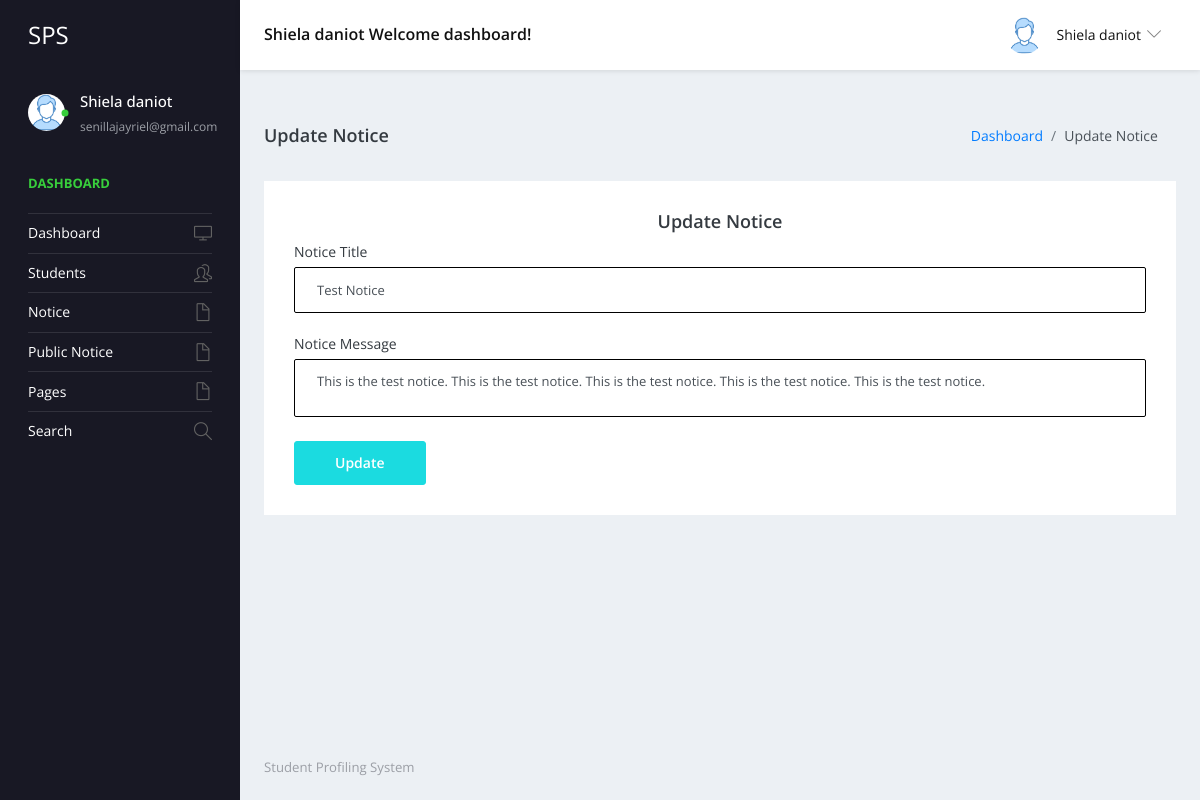
/staff/edit-notice-detail.php?editid=7 (signed in), run on the app's committed database.
### tables this page shows
CREATE TABLE `tblstaff` (
  `ID` int(11) NOT NULL,
  `StaffName` varchar(100) NOT NULL,
  `UserName` varchar(50) NOT NULL,
  `Email` varchar(100) NOT NULL,
  `Password` varchar(255) NOT NULL,
  `StaffRegdate` datetime DEFAULT current_timestamp(),
  `Status` tinyint(1) NOT NULL DEFAULT 1
);

CREATE TABLE `tblnotice` (
  `ID` int(5) NOT NULL,
  `NoticeTitle` mediumtext DEFAULT NULL,
  `ClassId` int(10) DEFAULT NULL,
  `NoticeMsg` mediumtext DEFAULT NULL,
  `CreationDate` timestamp NULL DEFAULT current_timestamp()
);

### staff/edit-notice-detail.php (the view, shortened to what this page needs)
<?php
include('includes/dbconnection.php');
if (strlen($_SESSION['sturecmsstaffid'] == 0)) {
  header('location:logout.php');
} else {
  ?>
  <!DOCTYPE html>
  <html lang="en">
  <head>
    <link rel="stylesheet" href="vendors/simple-line-icons/css/simple-line-icons.css">
    <link rel="stylesheet" href="vendors/flag-icon-css/css/flag-icon.min.css">
    <link rel="stylesheet" href="vendors/css/vendor.bundle.base.css">
    <link rel="stylesheet" href="vendors/select2/select2.min.css">
    <link rel="stylesheet" href="vendors/select2-bootstrap-theme/select2-bootstrap.min.css">
    <link rel="stylesheet" href="css/style.css" />
  </head>
  <body>
    <div class="container-scroller">
      <?php include_once('includes/header.php'); ?>
      <div class="container-fluid page-body-wrapper">
        <?php include_once('includes/sidebar.php'); ?>
        <div class="main-panel">
          <div class="content-wrapper">
            <div class="page-header">
              <h3 class="page-title">Update Notice</h3>
              <nav aria-label="breadcrumb">
                <ol class="breadcrumb">
                  <li class="breadcrumb-item"><a href="dashboard.php">Dashboard</a></li>
                  <li class="breadcrumb-item active" aria-current="page">Update Notice</li>
                </ol>
              </nav>
            </div>
            <div class="row">
              <div class="col-12 grid-margin stretch-card">
                <div class="card">
                  <div class="card-body">
                    <h4 class="card-title" style="text-align: center;">Update Notice</h4>
                    <form class="forms-sample" method="post" enctype="multipart/form-data">
                      <?php
                      $eid = $_GET['editid'];
                      $sql = "SELECT NoticeTitle, NoticeMsg, ID as nid FROM tblnotice WHERE ID=:eid";
                      $query = $dbh->prepare($sql);
                      $query->bindParam(':eid', $eid, PDO::PARAM_STR);
                      $query->execute();
                      $results = $query->fetchAll(PDO::FETCH_OBJ);
                      if ($query->rowCount() > 0) {
                        foreach ($results as $row) { ?>
                          <div class="form-group">
                            <label for="exampleInputName1">Notice Title</label>
                            <input type="text" name="nottitle" value="<?php echo htmlentities($row->NoticeTitle); ?>"
                              class="form-control" required='true'>
                          </div>
                          <div class="form-group">
                            <label for="exampleInputName1">Notice Message</label>
                            <textarea name="notmsg" class="form-control"
                              required='true'><?php echo htmlentities($row->NoticeMsg); ?></textarea>
                          </div>
                        <?php }
                      } ?>
                      <button type="submit" class="btn btn-primary mr-2" name="submit">Update</button>
                    </form>
                  </div>
                </div>
              </div>
            </div>
          </div>
          <?php include_once('includes/footer.php'); ?>
        </div>
      </div>
    </div>
  </body>
  </html>
<?php } ?>

### staff/includes/header.php (shortened to what this page needs)
<nav class="navbar default-layout-navbar col-lg-12 col-12 p-0 fixed-top d-flex flex-row">
  <div class="navbar-brand-wrapper d-flex align-items-center">
    <a class="navbar-brand brand-logo" href="dashboard.php">
      <strong style="color: white;">SPS</strong>
    </a>
  </div>
  <?php
    $sid = $_SESSION['sturecmsstaffid'];
    $sql = "SELECT * FROM tblstaff WHERE ID=:sid";
    $query = $dbh->prepare($sql);
    $query->bindParam(':sid', $sid, PDO::PARAM_STR);
    $query->execute();
    $results = $query->fetchAll(PDO::FETCH_OBJ);
    if($query->rowCount() > 0) {
      foreach($results as $row) {
  ?>
  <div class="navbar-menu-wrapper d-flex align-items-center flex-grow-1">
    <h5 class="mb-0 font-weight-medium d-none d-lg-flex"><?php echo htmlentities($row->StaffName); ?> Welcome dashboard!</h5>
    <ul class="navbar-nav navbar-nav-right ml-auto">
      <li class="nav-item dropdown d-none d-xl-inline-flex user-dropdown">
        <a class="nav-link dropdown-toggle" id="UserDropdown" href="#" data-toggle="dropdown" aria-expanded="false">
          <img class="img-xs rounded-circle ml-2" src="images/faces/face8.jpg" alt="Profile image"> <span class="font-weight-normal"> <?php echo htmlentities($row->StaffName); ?> </span></a>
      </li>
    </ul>
  </div>
  <?php } } ?>
</nav>

### staff/includes/sidebar.php (shortened to what this page needs)
<nav class="sidebar sidebar-offcanvas" id="sidebar">
  <ul class="nav">
    <li class="nav-item nav-profile">
      <a href="#" class="nav-link">
        <div class="profile-image">
          <img class="img-xs rounded-circle" src="images/faces/face8.jpg" alt="profile image">
          <div class="dot-indicator bg-success"></div>
        </div>
        <div class="text-wrapper">
          <?php
          $sid = $_SESSION['sturecmsstaffid'];
          $sql = "SELECT * from tblstaff where ID=:sid";
          $query = $dbh->prepare($sql);
          $query->bindParam(':sid', $sid, PDO::PARAM_STR);
          $query->execute();
          $results = $query->fetchAll(PDO::FETCH_OBJ);
          if ($query->rowCount() > 0) {
            foreach ($results as $row) { ?>
              <p class="profile-name"><?php echo htmlentities($row->StaffName); ?></p>
              <p class="designation"><?php echo htmlentities($row->Email); ?></p>
            <?php }
          } ?>
        </div>
      </a>
    </li>
    <li class="nav-item nav-category">
      <span class="nav-link">Dashboard</span>
    </li>
    <li class="nav-item">
      <a class="nav-link" href="dashboard.php">
        <span class="menu-title">Dashboard</span>
        <i class="icon-screen-desktop menu-icon"></i>
      </a>
    </li>
    <li class="nav-item">
      <a class="nav-link" data-toggle="collapse" href="#ui-basic1" aria-expanded="false" aria-controls="ui-basic1">
        <span class="menu-title">Students</span>
        <i class="icon-people menu-icon"></i>
      </a>
    </li>
    <li class="nav-item">
      <a class="nav-link" data-toggle="collapse" href="#notice" aria-expanded="false" aria-controls="notice">
        <span class="menu-title">Notice</span>
        <i class="icon-doc menu-icon"></i>
      </a>
    </li>
    <li class="nav-item">
      <a class="nav-link" data-toggle="collapse" href="#publicnotice" aria-expanded="false"
        aria-controls="publicnotice">
        <span class="menu-title">Public Notice</span>
        <i class="icon-doc menu-icon"></i>
      </a>
    </li>
    <li class="nav-item">
      <a class="nav-link" data-toggle="collapse" href="#pages" aria-expanded="false" aria-controls="pages">
        <span class="menu-title">Pages</span>
        <i class="icon-doc menu-icon"></i>
      </a>
    </li>
    <li class="nav-item">
      <a class="nav-link" href="search.php">
        <span class="menu-title">Search</span>
        <i class="icon-magnifier menu-icon"></i>
      </a>
    </li>
  </ul>
</nav>

### data on the page
tblstaff: StaffName "Shiela daniot", Email "senillajayriel@gmail.com"
tblnotice: nottitle "Test Notice", notmsg "This is the test notice. This is the test notice. This is the test notice. This is the test notice. This is the test notice."
